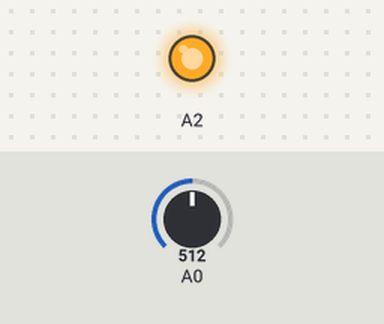
Recording of a sketch running on a simulated Arduino Uno, built with avr-gcc and run on an emulated ATmega328P. Parts: output pins drawn as LEDs (lit = HIGH). Inputs (shaded band) come from the test bench; at power-on: A0 = 512. What the sketch prints to the serial monitor is not drawn.

Above: at 0.1 s.
Timing chart, 0 to 1.6 s (numbered marks = the images above):
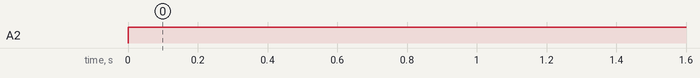

Measured:
- by itself, A2: LOW → HIGH at 0.00 s

The sketch:

mq-7.ino
```cpp
float R0 = 2.08;
void setup() {
    Serial.begin(9600);
}

void loop() {
    float sensor_volt = 0;
    float RS_gas = 0;
    float ratio = 0;
    float sensorValue = 0;
    //float sensor_volt = 0;
    float a = 64.86 ;
    float b = -1.4;


    //Heather 5v 60 s
    analogWrite(A2, 1023);
    delay(60000);

    //Heather 1.4 V 90 s
    analogWrite(A2, (1023/5)*1.4 );
    for(int i = 0; i<900; i++){
        sensorValue = analogRead(A0);
        float sensor_volt = sensorValue/1024*5.0;
        RS_gas = (5.0-sensor_volt)/sensor_volt;
        Serial.print("rs = ");
        Serial.print(RS_gas);
        ratio = RS_gas/R0; //Replace R0 with the value found using the calibration code
        Serial.print("        ratio =");
        Serial.print(ratio);

        float z = pow(ratio , b);
         Serial.print("    z =");
        Serial.print(z);

        float ppm = a*z ;//Formula for co 2 concentration
        Serial.print("\t");
        Serial.println(ppm);
        delay(100);
    }
}
```
